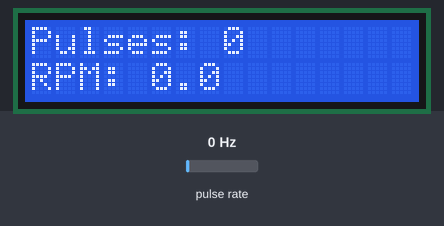
A sketch run on a simulated Arduino Uno, built with avr-gcc and run on an emulated ATmega328P. Parts: 16×2 character LCD. Wiring (inferred from the names in the program): pulse sensor: data pin 3. The test bench sets the inputs (shaded band); at power-on: pulse rate 0 Hz.

Above: at 4.2 s.
4.3 s: pulse rate (sensor on pin 3) set to 4 Hz
At 7.1 s:
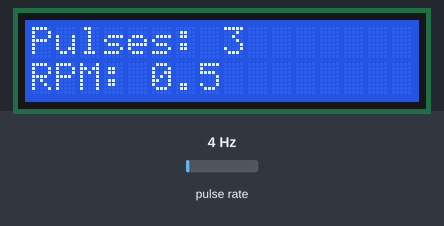
7.3 s: pulse rate (sensor on pin 3) set to 50 Hz
At 9.9 s:
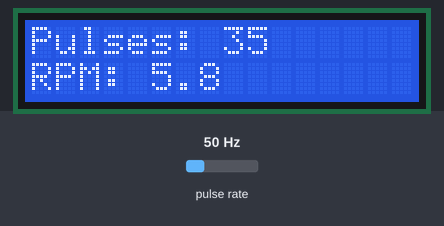
10.2 s: pulse rate (sensor on pin 3) set to 196 Hz
At 12.8 s:
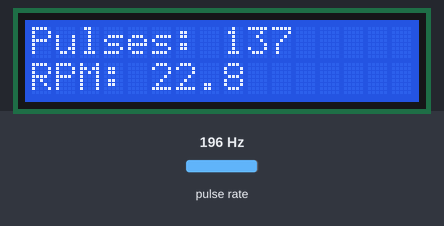
Timing chart, 0 to 14.3 s (numbered marks = the images above; inputs shaded):
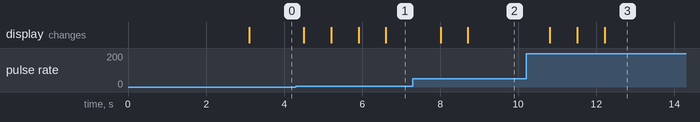

Measured:
- after the input at 4.3 s, the display: first changes after 0.21 s (image 1 shows a later state)
- after the input at 7.3 s, the display: first changes after 0.71 s (image 2 shows a later state)
- after the input at 10.2 s, the display: first changes after 0.61 s (image 3 shows a later state)

The sketch:

RotaryEncoder.ino
```cpp
#include <Wire.h>
#include <LiquidCrystal_I2C.h>

LiquidCrystal_I2C lcd(0x27, 16, 2);

const int encoderPin = 3;
const float PPR = 360.0;

volatile long pulseCount = 0;
unsigned long lastTime = 0;
const int interval = 700;

void countPulse() {
  pulseCount++;
}

void setup() {
  Serial.begin(9600);
  pinMode(encoderPin, INPUT_PULLUP);
  attachInterrupt(digitalPinToInterrupt(encoderPin), countPulse, RISING);

  lcd.init();
  lcd.backlight();

  // Welcome Screen
  lcd.setCursor(0, 0);
  lcd.print("Spin Module");
  lcd.setCursor(0, 1);
  lcd.print("Harun Temiz");
  delay(3000);
  lcd.clear();
}

void loop() {
  unsigned long currentTime = millis();

  if (currentTime - lastTime >= interval) {
    // 1. Atomically grab the pulse count
    noInterrupts();
    long currentPulses = pulseCount;
    pulseCount = 0;
    interrupts();

    // 2. Calculate RPM
    // (Pulses per second / PPR) * 60 seconds = RPM
    float rpm = (currentPulses / PPR) * 60.0;

    // 3. Update LCD
    lcd.clear(); // Clear old numbers to prevent overlap
    lcd.setCursor(0, 0);
    lcd.print("Pulses: ");
    lcd.print(currentPulses);

    lcd.setCursor(0, 1);
    lcd.print("RPM: ");
    lcd.print(rpm, 1); // Show 1 decimal place

    lastTime = currentTime;
  }
}
```
